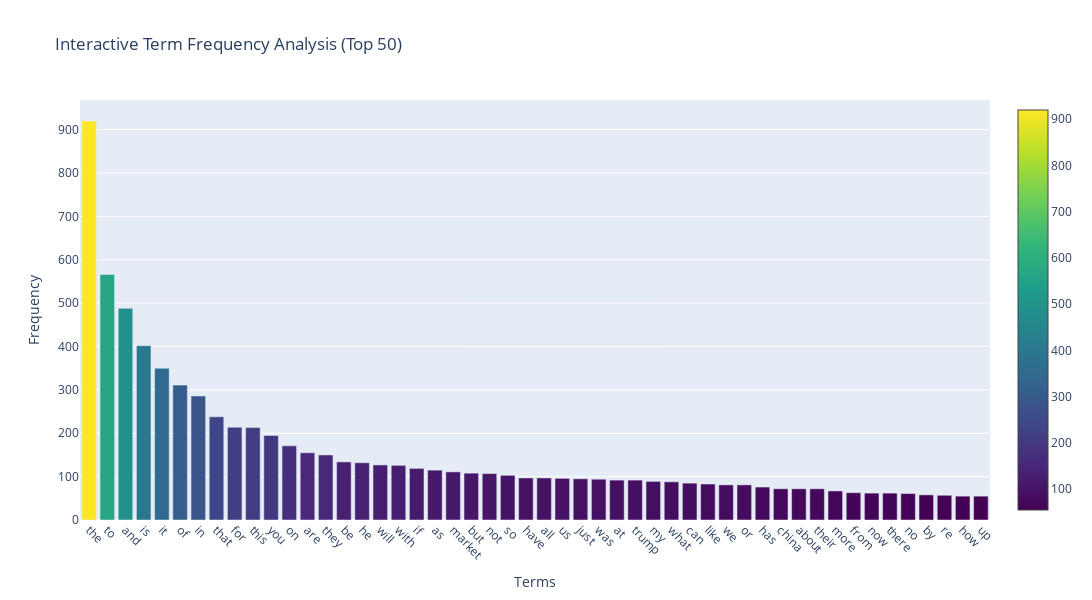

The code cell stored with this chart in its notebook:
### Code cell
# Interactive term frequency chart using Plotly
fig = go.Figure(data=[
    go.Bar(
        x=top_50_terms,
        y=top_50_freqs,
        marker=dict(
            color=top_50_freqs,
            colorscale='Viridis',
            showscale=True
        ),
        hovertemplate='<b>Term:</b> %{x}<br><b>Frequency:</b> %{y}<br><extra></extra>'
    )
])

fig.update_layout(
    title="Interactive Term Frequency Analysis (Top 50)",
    xaxis=dict(title="Terms", tickangle=45),
    yaxis=dict(title="Frequency"),
    width=1200,
    height=600
)

fig.show()

### Figure 1 — Plotly figure (JSON) as saved in the notebook; plotly's stock layout.template omitted (floating-point values rounded to 4 significant figures)
{"data": [{"hovertemplate": "<b>Term:</b> %{x}<br><b>Frequency:</b> %{y}<br><extra></extra>", "marker": {"color": [920, 566, 488, 402, 350, 311, 286, 238, 214, 213, 195, 171, 155, 150, 134, 132, 127, 126, 119, 115, 111, 108, 107, 103, 97, 97, 96, 95, 94, 92, 92, 89, 88, 85, 83, 81, 81, 76, 72, 72, 72, 67, 63, 62, 62, 61, 58, 57, 55, 55], "colorscale": [[0, "#440154"], [0.1111, "#482878"], [0.2222, "#3e4989"], [0.3333, "#31688e"], [0.4444, "#26828e"], [0.5556, "#1f9e89"], [0.6667, "#35b779"], [0.7778, "#6ece58"], [0.8889, "#b5de2b"], [1, "#fde725"]], "showscale": true}, "type": "bar", "x": ["the", "to", "and", "is", "it", "of", "in", "that", "for", "this", "you", "on", "are", "they", "be", "he", "will", "with", "if", "as", "market", "but", "not", "so", "have", "all", "us", "just", "was", "at", "trump", "my", "what", "can", "like", "we", "or", "has", "china", "about", "their", "more", "from", "now", "there", "no", "by", "re", "how", "up"], "y": [920, 566, 488, 402, 350, 311, 286, 238, 214, 213, 195, 171, 155, 150, 134, 132, 127, 126, 119, 115, 111, 108, 107, 103, 97, 97, 96, 95, 94, 92, 92, 89, 88, 85, 83, 81, 81, 76, 72, 72, 72, 67, 63, 62, 62, 61, 58, 57, 55, 55]}], "layout": {"height": 600, "title": {"text": "Interactive Term Frequency Analysis (Top 50)"}, "width": 1200, "xaxis": {"tickangle": 45, "title": {"text": "Terms"}}, "yaxis": {"title": {"text": "Frequency"}}}}
